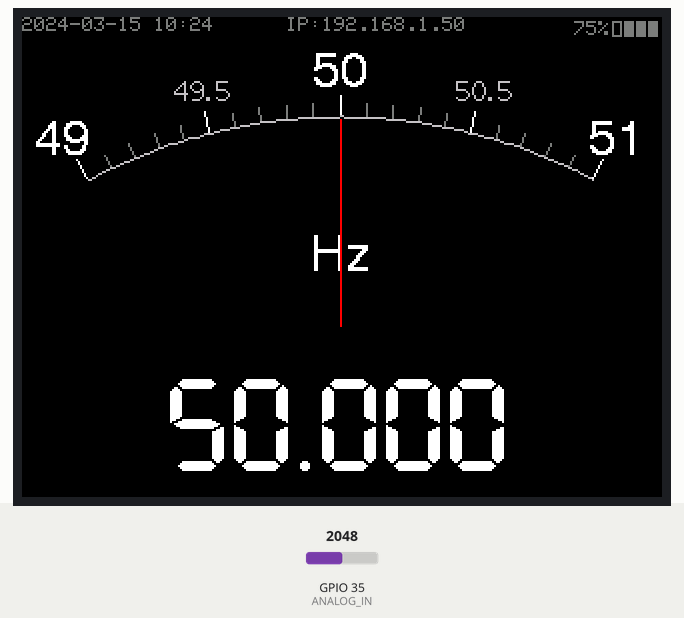
Recording of a sketch running on a simulated ESP32. On the bench: 320×240 colour display. The test bench sets the inputs (shaded band); at power-on: GPIO 35 (ANALOG_IN) = 2048. WiFi joins after 1.5 s; servers stay silent unless stated; uploads are accepted with an empty reply; the local clock reads 2024-03-15 10:24:30 at power-on unless the sketch sets it.

Above: at 2.0 s.
At 90.3 s:
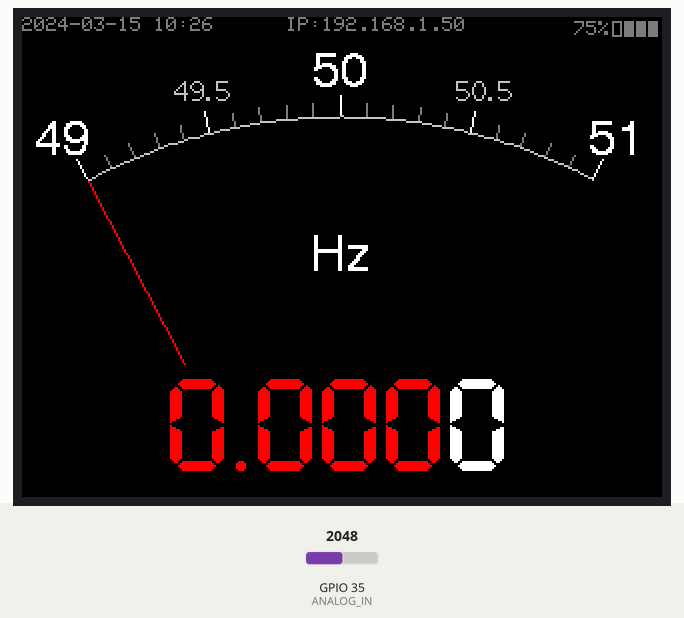

The sketch:

FreqFloat_M5Stack_Meter.ino
```cpp
// (licence header left out)
#include <M5Stack.h>
#include <WiFi.h>
#include <HTTPClient.h>
#include <ArduinoJson.h>
#include "myToolbox.hpp"
#include "dFilt.hpp"
#include "AnalogMeter.hpp"

/* Uncomment below for white background */
/* #define PAPER_WHITE */

// Declare NTP servers and the setting constants
const char* server1 = "ntp.nict.jp";
const char* server2 = "time.google.com";
const char* server3 = "ntp.jst.mfeed.ad.jp";
const long JST = 3600L * 9;
const int summertime = 0;

// Declare Handlers for task and timer
TaskHandle_t taskHandle;
hw_timer_t *timer = NULL;

// Declare function prototypes
void IRAM_ATTR onTimer();
void taskPeriodical(void *pvParameters);

// Declare function to report data to Google Spreadsheet and obtain HTTP handler
void reportGSS(float f);
const char* apiURL = "https://script.google.com/macros/s/XXXXXXXXXX/exec";
int httpCode;
HTTPClient http;

// Declare and initialize constants for hardware
const int ANALOG_IN = 35;

// Declare and initialize constants for digital filter
const int T_SAMPLE_US = 100;
const float ZETA = 0.707;
const float OMEGA_N = 2 * PI * 200;

// Declare and initialize constant and global variables for frequency detection
const float trig_rise = 0.03;
const int CYCLES = 50;
const int N_MAF = 2;
float freq = 50.0;
int i = 0;
float freq_buf[N_MAF];

// Define LPF instances, first- and second-order
SecondOrderLPF lpf(T_SAMPLE_US / 1e6, ZETA, OMEGA_N);

// Define analog meter handler
float range[] = {49.0, 49.5, 50.0, 50.5, 51.0};
char unit[] = "Hz";
AnalogMeter mtr(range, sizeof(range) / sizeof(range[0]), unit);

/*
   The setup function, run once
*/
void setup() {
  M5.begin();
  M5.Power.begin();
  M5.Lcd.setBrightness(80);

  // Set up the pin
  pinMode(ANALOG, INPUT);

  // Connect to WiFi
  connectWiFi();

  // Synchronize to NTP server
  configTime(JST, summertime, server1, server2, server3);

  // Creat a task to be executed periodically by signal from ISR
  xTaskCreateUniversal(
    taskPeriodical,
    "taskPeriodical",
    8192,
    NULL,
    1,
    &taskHandle,
    PRO_CPU_NUM
  );

  // Set up timer and attach ISR
  timer = timerBegin(0, 80, true); // Count up every microsecond
  timerAttachInterrupt(timer, &onTimer, true);
  timerAlarmWrite(timer, T_SAMPLE_US, true);
  timerAlarmEnable(timer);

  // Clear LCD and write fixed text
#ifdef PAPER_WHITE
  M5.Lcd.fillScreen(WHITE);
  mtr.colBG = WHITE;
  mtr.colGaugeLarge = BLACK;
  mtr.colLabelSmall = DARKGREY;
  mtr.colLabelLarge= BLACK;
  mtr.colUnit = BLACK;
  mtr.colVal = BLACK;
#else
  M5.Lcd.fillScreen(BLACK);
#endif

  // Draw meter gauge
  mtr.drawGauge();
}

/*
   The loop function, run repeadedly
*/
void loop() {
  // Change digital display color depending on frequency
  if (freq < 49.8 || freq > 50.2) {
    mtr.colVal = RED;
  } else if (freq < 49.9 || freq > 50.1) {
    mtr.colVal = YELLOW;
  } else {
#ifdef PAPER_WHITE
    mtr.colVal = BLACK;
#else
    mtr.colVal = WHITE;
#endif
  }

  // Show analog meter
  mtr.update(freq);

  // Show clock
  showClock();

  // Show IP address
  showIPAddress();

  // Show battery level
  showBatt();

  // Report to GSS every 10 second
  struct tm tm;
  if (getLocalTime(&tm)) {
    if (tm.tm_sec % 10 == 0) {
      reportGSS(freq);
    }
  }

  // Low priority period
  delay(1000);
}

// ISR, sending a signal to actual task
void IRAM_ATTR onTimer() {
  BaseType_t taskWoken;
  xTaskNotifyFromISR(taskHandle, 0, eIncrement, &taskWoken);
}

// A task periodically executed by signal from ISR
void taskPeriodical(void *pvParameters) {
  uint32_t ulNotifiedValue;

  // Declare variables for signals
  float u, y;
  static float y_old = 0;

  // Declare variables for frequency detection/calculation
  static int cycles = 0;
  static unsigned long t0;

  while (true) {
    // Wait for the signal from ISR
    xTaskNotifyWait(0, 0, &ulNotifiedValue, portMAX_DELAY);

    // A-D conversion, detect floating wire potential to sense AC-grid voltage, half-wave
    u = float(analogRead(ANALOG_IN) / 4096.0);

    // Apply second-order Butterworth
    y = lpf.apply(u);

    // Calculate frequency
    if (y_old < trig_rise && y > trig_rise) {
      if (cycles == 0) {
        t0 = micros();
      }
      if (cycles < CYCLES) {
        cycles++;
      } else {
        freq_buf[i] = 1e6 / float(micros() - t0) * CYCLES;
        cycles = 0;
        i = (i + 1) % N_MAF;
      }
    }
    y_old = y;

    // Moving average filter
    float freq_MAF = 0;
    for (int j = 0; j < N_MAF; j++) {
      freq_MAF += freq_buf[j];
    }
    freq_MAF /= N_MAF;
    freq = freq_MAF;
  }
}

// Report frequency data to Google Spreadsheet
void reportGSS(float freq)
{
  struct tm tm;
  int minute_old;
  char datebuf[32];
  char pubMessage[64];

  // Create date-time text
  if (getLocalTime(&tm)) {
    sprintf(datebuf, "%d-%02d-%02d %02d:%02d:%02d", tm.tm_year + 1900, tm.tm_mon + 1, tm.tm_mday, tm.tm_hour, tm.tm_min, tm.tm_sec);
  }

  // Create JSON message
  StaticJsonDocument<500> doc;
  JsonObject object = doc.to<JsonObject>();

  object["date"] = datebuf;
  object["freq"] = freq;

  serializeJson(doc, pubMessage);

  // Report to Google Spreadsheet API
  http.begin(apiURL);
  httpCode = http.POST(pubMessage);
}
```

AnalogMeter.cpp
```cpp
// (licence header left out)
#include <M5Stack.h>
#include <math.h>
#include "AnalogMeter.hpp"

AnalogMeter::AnalogMeter(float* range, int nRanges, char* unit) {
  // Set range and unit
  this->range = range;
  this->nRanges = nRanges;
  this->unit = unit;
  valHand_old = range[0];
}

void AnalogMeter::drawGauge() {
  // Calculate initial point
  float alpha0 = -theta0 / 2 / 180.0 * M_PI;
  int x_old = x0 + int(r0 * sin(alpha0));
  int y_old = y0 - int(r0 * cos(alpha0));

  // Draw gauge
  int x, y;
  float alpha;
  int i = 0;
  for (int k = 0; k < N + 1; k++) {
    alpha = (theta0 * k / float(N) - theta0 / 2) / 180.0 * M_PI;
    x = x0 + int(r0 * sin(alpha));
    y = y0 - int(r0 * cos(alpha));

    if (DEBUG) {
      M5.Lcd.setCursor(0, 0, 1);
      M5.Lcd.setTextColor(WHITE);
      M5.Lcd.printf("(%d, %d)\n", x, y);
      M5.Lcd.printf("%f, %f, %f\n", range[0], range[1], range[2]);
    }

    // Draw arc
    M5.Lcd.drawLine(x_old, y_old, x, y, colArc);
    x_old = x;
    y_old = y;

    // Draw gauge short lines
    if (k % (N / (nRanges - 1) / 5) == 0) {
      drawLinePolar(x0, y0, alpha, r0, 6, colGaugeSmall);
    }

    // Draw gauge lines and labels
    if (k % (N / (nRanges - 1)) == 0) {
      drawLinePolar(x0, y0, alpha, r0, 10, colGaugeLarge);

      // Print with Removed fraction if integer
      if (range[i] - floor(range[i]) > 0) {
        setCursorPolar(x0 - 12, y0 - 8, alpha, r0 + 20, 2);
        M5.Lcd.setTextColor(colLabelSmall);
        M5.Lcd.printf("%.1f", range[i]);
      } else {
        setCursorPolar(x0 - 14, y0 - 8, alpha, r0 + 25, 4);
        M5.Lcd.setTextColor(colLabelLarge);
        M5.Lcd.printf("%d", int(range[i]));
      }

      i++;
    }
  }
}

void AnalogMeter::update(float val) {
  // Calculate angle
  float rMin = range[0];
  float rMax = range[nRanges - 1];
  float valHand;

  // Constraint hand position
  val < rMin ? valHand = rMin : val > rMax ? valHand = rMax : valHand = val;

  float alpha_old = ((-0.5 + (valHand_old - rMin) / (rMax - rMin)) * theta0) / 180 * M_PI;
  float alpha = ((-0.5 + (valHand - rMin) / (rMax - rMin)) * theta0) / 180 * M_PI;

  // Erase old hand
  drawLinePolar(x0, y0, alpha_old, rHand1, rHand2, colBG);

  // Write unit
  M5.Lcd.setCursor(144, 108, 4);
  M5.Lcd.setTextColor(colUnit);
  M5.Lcd.print(unit);

  // Draw new hand
  drawLinePolar(x0, y0, alpha, rHand1, rHand2, colHand);

  // Write digital value
  M5.Lcd.setCursor(72, 180, 7);
  M5.Lcd.setTextColor(colVal, colBG);
  M5.Lcd.printf("%2.3f", val);

  // Preserve old value
  valHand_old = valHand;
}

void AnalogMeter::drawLinePolar(int x, int y, float alpha, int r1, int r2, int col) {
  // Calculate cartesian coordinates
  int xs = int(x + r1 * sin(alpha));
  int ys = int(y - r1 * cos(alpha));
  int xe = int(x + (r1 + r2) * sin(alpha));
  int ye = int(y - (r1 + r2) * cos(alpha));

  // Draw line
  M5.Lcd.drawLine(xs, ys, xe, ye, col);
}

void AnalogMeter::setCursorPolar(int x, int y, float alpha, int r, int font) {
  int xs, ys, xe, ye;

  // Calculate cartesian coordinates
  int xc = int(x + r * sin(alpha));
  int yc = int(y - r * cos(alpha));

  // Draw line
  M5.Lcd.setCursor(xc, yc, font);
}
```

AnalogMeter.hpp
```cpp
// (licence header left out)
#ifndef _ABALOGMETER_
#define _ANALOGMETER_

class AnalogMeter {
  public:
    AnalogMeter(float *range, int numRanges, char *unit);
    void drawGauge();
    void update(float val);

    // Color settings
    int colBG = BLACK;
    int colArc = LIGHTGREY;
    int colGaugeSmall = DARKGREY;
    int colGaugeLarge = WHITE;
    int colLabelSmall = LIGHTGREY;
    int colLabelLarge = WHITE;
    int colHand = RED;
    int colUnit = WHITE;
    int colVal = WHITE;

  private:
    // For debugging
    const bool DEBUG = false;

    // Constants for drawing gauge
    const int x0 = 159;
    const int y0 = 319;
    const int r0 = 270;
    const float theta0 = 56.0;
    const int N = 100;

    // Constants for drawing hand
    const int rHand1 = 165;
    const int rHand2 = 103;

    // Variables for data range
    float *range;
    int nRanges;
    char *unit;
    float valHand_old;

    // Functions for drawing
    void drawLinePolar(int x, int y, float alpha, int r1, int r2, int col);
    void setCursorPolar(int x, int y, float alpha, int r, int font);
    void drawNeedle(float val, int col);
};

#endif
```

dFilt.cpp
```cpp
// (licence header left out)
#include <math.h>
#include "dFilt.hpp"

/*
  First-order low-pass filter
*/

// Constructor
FirstOrderLPF::FirstOrderLPF(float Ts, float omega_n) {
  // Set coefficients based on Bilinear transform (Tustin's method)
  a1 = (2 - omega_n * Ts) / (2 + omega_n * Ts);
  b0 = omega_n * Ts / (omega_n * Ts + 2);
  b1 = b0;

  // Initialize old values
  y_old = 0;
  u_old = 0;
}

// Destructor
FirstOrderLPF::~FirstOrderLPF(void) {}

// Apply digital filter
float FirstOrderLPF::apply(float u) {
  float y = b0 * u + b1 * u_old + a1 * y_old;
  y_old = y;
  u_old = u;
  return y;
}

/*
  Second-order low-pass filter
*/

// Constructor
SecondOrderLPF::SecondOrderLPF(float Ts, float zeta, float omega_n) {
  // Set coefficients based on Bilinear transform (Tustin's method)
  m = 4.0 * zeta / (omega_n * Ts);
  n = 4.0 / pow(omega_n * Ts, 2.0);

  a1 = 2.0 * (1.0 - n) / (1.0 + m + n);
  a2 = (1.0 - m + n) / (1.0 + m + n);
  b0 = 1.0 / (1.0 + m + n);
  b1 = 2.0 / (1.0 + m + n);
  b2 = b0;

  // Initialize old values
  y_old[0] = y_old[1] = 0;
  u_old[0] = u_old[1] = 0;
}

// Destructor
SecondOrderLPF::~SecondOrderLPF(void) {}

// Apply digital filter
float SecondOrderLPF::apply(float u) {
  float y = b0 * u + b1 * u_old[0] + b2 * u_old[1] - a1 * y_old[0] - a2 * y_old[1];
  y_old[1] = y_old[0];
  y_old[0] = y;
  u_old[1] = u_old[0];
  u_old[0] = u;
  return y;
}
```

dFilt.hpp
```cpp
// (licence header left out)
#ifndef _DFILT_
#define _DFILT_

// First-order low-pass filter class
class FirstOrderLPF {
  public:
    FirstOrderLPF(float Ts, float omega_n);
    ~FirstOrderLPF(void);
    float apply(float u);

  private:
    float a1, b0, b1;
    float y_old, u_old;
};

// Second-order low-pass filter class
class SecondOrderLPF {
  public:
    SecondOrderLPF(float Ts, float zeta, float omega_n);
    ~SecondOrderLPF(void);
    float apply(float u);

  private:
    float m, n;
    float a1, a2, b0, b1, b2;
    float y_old[2], u_old[2];
};

#endif
```

myToolbox.cpp
```cpp
// (licence header left out)
#include <M5Stack.h>
#include <WiFi.h>
#include "myToolbox.hpp"

// Declare WiFi constants
const char* ssid = "XXXXXXXXXX";
const char* password = "XXXXXXXXXX";
const int colText = DARKGREY;
const int colBG = BLACK;

// WiFi connection function
void connectWiFi(void) {
  WiFi.begin(ssid, password);
  M5.Lcd.println("Connecting to:");
  M5.Lcd.println(ssid);
  while (WiFi.status() != WL_CONNECTED); {
    delay(50);
    M5.Lcd.print('.');
  }
  M5.Lcd.print("\r\nWifi connected!\r\nIP address: ");
  M5.Lcd.println(WiFi.localIP());
  delay(100);
}

// Show digital clock on LCD
void showClock(void)
{
  struct tm tm;
  if (getLocalTime(&tm)) {
    M5.Lcd.setTextSize(1);
    M5.Lcd.setCursor(0, 0, 1);
    M5.Lcd.setTextColor(colText, colBG);
    M5.Lcd.printf("%d-%02d-%02d %02d:%02d",
                  tm.tm_year + 1900, tm.tm_mon + 1, tm.tm_mday,
                  tm.tm_hour, tm.tm_min);
  }
}

// Show IP address on LCD
void showIPAddress(void)
{
  M5.Lcd.setTextSize(1);
  M5.Lcd.setCursor(132, 0, 1);
  M5.Lcd.setTextColor(colText, colBG);
  M5.Lcd.print("IP:");
  M5.Lcd.print(WiFi.localIP());
}

// Show battery level on upper right corner of LCD
void showBatt(void)
{
  static bool first = true;
  static int battLevel;
  static int battLevelOld;

  // Get battery level
  battLevel = M5.Power.getBatteryLevel();

  // Do not update when battery level has not changed.
  if (battLevel == battLevelOld && !first) {
    first = false;
    return;
  }

  // Show numeric
  M5.Lcd.setTextSize(1);
  M5.Lcd.setCursor(270, 2, 1);
  M5.Lcd.setTextColor(colText, colBG);
  M5.Lcd.printf("%3d%%", battLevel);

  // Show blocks
  // 100%
  if (battLevel > 99) {
    M5.Lcd.fillRect(265 + 6 * 5, 2, 5, 8, colText);
  } else {
    M5.Lcd.fillRect(265 + 6 * 5, 2, 5, 8, colBG);
    M5.Lcd.drawRect(265 + 6 * 5, 2, 5, 8, colText);
  }

  // 75%
  if (battLevel > 74) {
    M5.Lcd.fillRect(265 + 6 * 6, 2, 5, 8, colText);
  } else {
    M5.Lcd.fillRect(265 + 6 * 6, 2, 5, 8, colBG);
    M5.Lcd.drawRect(265 + 6 * 6, 2, 5, 8, colText);
  }

  // 50%
  if (battLevel > 49) {
    M5.Lcd.fillRect(265 + 6 * 7, 2, 5, 8, colText);
  } else {
    M5.Lcd.fillRect(265 + 6 * 7, 2, 5, 8, colBG);
    M5.Lcd.drawRect(265 + 6 * 7, 2, 5, 8, colText);
  }

  // 25%
  if (battLevel > 24) {
    M5.Lcd.fillRect(265 + 6 * 8, 2, 5, 8, colText);
  } else {
    M5.Lcd.drawRect(265 + 6 * 8, 2, 5, 8, colText);
  }

  // Preserve bettery level
  first = false;
  battLevelOld = battLevel;
}
```

myToolbox.hpp
```cpp
// (licence header left out)
#ifndef _MYTOOLBOX_
#define _MYTOOLBOX_

void connectWiFi(void);
void showBatt(void);
void showClock(void);
void showIPAddress(void);

#endif
```

Measured:
- what the display in image 0 shows lasts 1.0 s, from 1.9 s to 2.9 s
